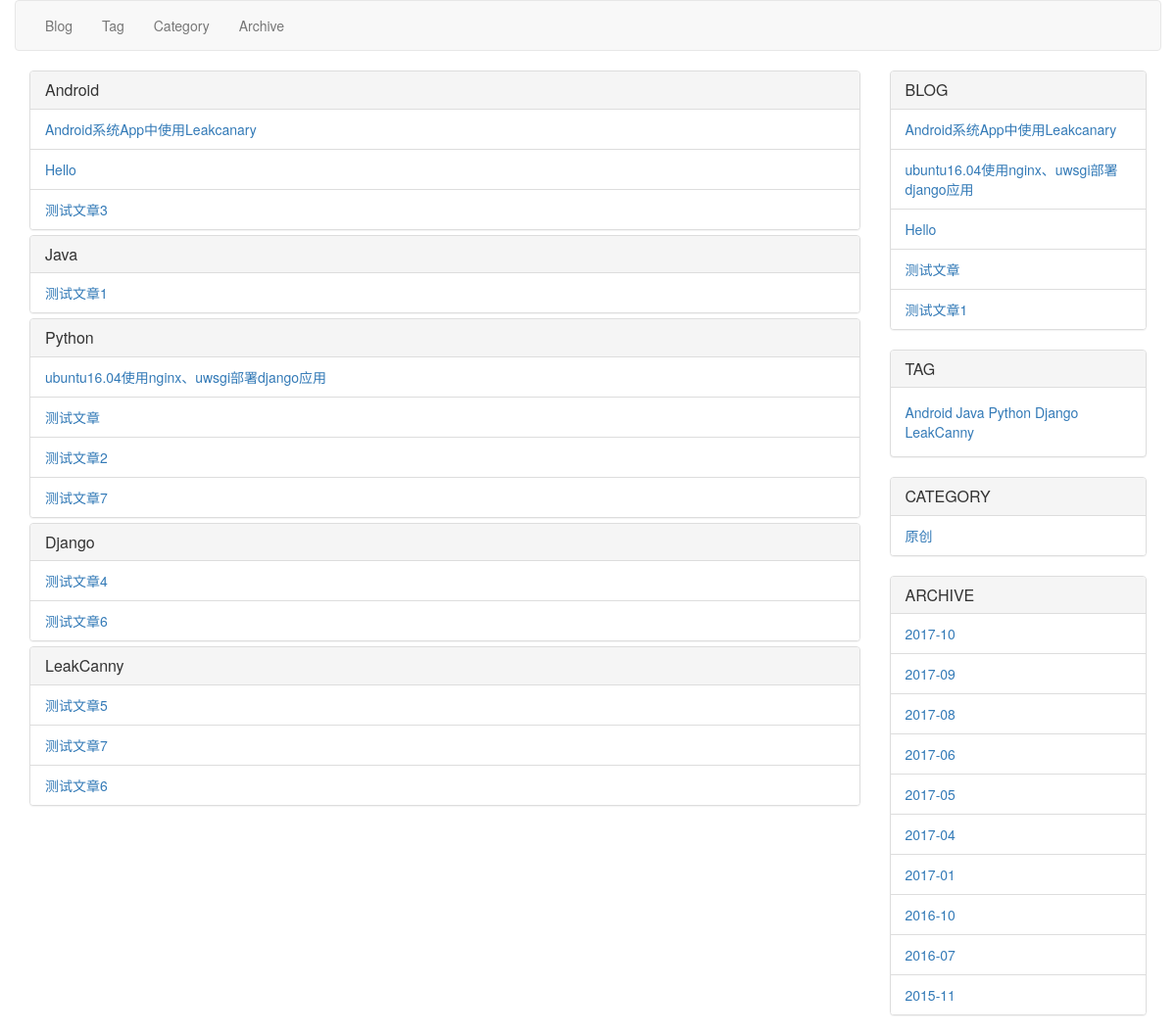
The page /blog/tag/ on the database its author committed.
### blog/models.py (models this page shows, shortened)
class Tag(models.Model):
    name = models.CharField(max_length=100)
    def get_absolute_url(self):
        return '%s#%s' % (reverse('blog:tag'), self.name)

class Post(models.Model):
    title = models.CharField(max_length=100)
    body = models.TextField()
    created_time = models.DateTimeField(default=timezone.now)
    modified_time = models.DateTimeField(auto_now=True)
    excerpt = models.CharField(max_length=200, blank=True)
    views = models.PositiveIntegerField(default=0)
    author = models.ForeignKey(User)
    category = models.ForeignKey(Category)
    tags = models.ManyToManyField(Tag, blank=True)
    def get_absolute_url(self):
        return reverse('blog:detail', kwargs={'pk': self.pk})
    class Meta:
        ordering = ['-created_time']

class Category(models.Model):
    name = models.CharField(max_length=100)
    def get_absolute_url(self):
        return '%s#%s' % (reverse('blog:category'), self.name)

### blog/views.py (the view)
class TagView(ListView):
    context_object_name = 'tags'
    template_name = 'blog/tags.html'
    queryset = Tag.objects.annotate(post_num=Count('post')).filter(post_num__gt=0)

### blog/templatetags/post_tags.py (called while the page is built)
@register.simple_tag
def get_tags(*args, **kwargs):
    return Tag.objects.annotate(post_num=Count('post')).filter(post_num__gt=0)

@register.simple_tag
def get_categories(*args, **kwargs):
    return Category.objects.all()

@register.simple_tag
def get_posts(num=None, *args, **kwargs):
    return Post.objects.all()[:num]

### blog/templates/blog/tags.html (shortened to what this page needs)
{% extends 'blog/base.html' %}
{% block body %}
    <div class="panel-group" id="accordion">
    {% for tag in tags %}
        <div class="panel panel-default" id="{{ tag.name }}">
            <div class="panel-heading">
                <h4 class="panel-title">
                    <a data-toggle="collapse" data-parent="" href="#_{{ tag.name }}">{{ tag.name }}</a>
                </h4>
            </div>
            <div id="_{{ tag.name }}" class="panel-collapse collapse in">
                    <ul class="list-group">
                        {% for post in tag.post_set.all %}
                            <li class="list-group-item"><a href="{{ post.get_absolute_url }}">{{ post.title }}</a></li>
                        {% endfor %}
                    </ul>
            </div>
        </div>
    {% endfor %}
    </div>
{% endblock %}

### blog/templates/blog/base.html (shortened to what this page needs)
<!DOCTYPE html>
<html lang="cn">
<head>
    {% load static %}
    <link href="https://cdn.bootcss.com/bootstrap/3.3.7/css/bootstrap.min.css" rel="stylesheet">
</head>
{% load post_tags %}
<body>
<div class="container">
    <div class="row">
        {% block navbar %}
            <nav class="navbar navbar-default">
                <div class="container-fluid">
                    <div>
                        <ul class="nav navbar-nav">
                            <li><a href="{% url 'blog:index' %}">Blog</a></li>
                            <li><a href="{% url 'blog:tag' %}">Tag</a></li>
                            <li><a href="{% url 'blog:category' %}">Category</a></li>
                            <li><a href="{% url 'blog:archive' %}">Archive</a></li>
                        </ul>
                    </div>
                </div>
            </nav>
        {% endblock %}
    </div>
</div>
<div class="content-body container">
    <div class="row">
        <div class="col-md-9">
            {% block body %}{% endblock %}
        </div>
        <div class="col-md-3">
            {% block sidebar %}
                <div class="panel panel-default">
                    <div class="panel-heading">
                        <h3 class="panel-title">BLOG</h3>
                    </div>
                    {% get_posts 5 as recent_post %}
                    <ul class="list-group">
                        {% for p in recent_post %}
                            <li class="list-group-item"><a href="{{ p.get_absolute_url }}">{{ p.title }}</a></li>
                        {% endfor %}
                    </ul>
                </div>
                <div class="panel panel-default">
                    <div class="panel-heading">
                        <h3 class="panel-title">TAG</h3>
                    </div>
                    {% get_tags as tags %}
                    <div class="panel-body">
                        {% for t in tags %}
                            <span><a href="{{ t.get_absolute_url }}">{{ t.name }}</a></span>
                        {% endfor %}
                    </div>
                </div>
                <div class="panel panel-default">
                    <div class="panel-heading">
                        <h3 class="panel-title">CATEGORY</h3>
                    </div>
                    {% get_categories as categories %}
                    <ul class="list-group">
                        {% for c in categories %}
                            <li class="list-group-item"><a href="{{ c.get_absolute_url }}">{{ c.name }}</a></li>
                        {% endfor %}
                    </ul>
                </div>
                <div class="panel panel-default">
                    <div class="panel-heading">
                        <h3 class="panel-title">ARCHIVE</h3>
                    </div>
                    <ul class="list-group">
                        {% get_posts as posts %}
                        {% regroup posts by created_time.year as posts_by_year %}
                        {% for year in posts_by_year %}
                            {% regroup year.list by created_time.month as posts_by_month %}
                            {% for month in posts_by_month %}
                                <li class="list-group-item"><a href="{% url 'blog:archive' %}#{{ year.grouper }}{{ month.grouper|stringformat:'02d' }}">
                                    {{ year.grouper }}-{{ month.grouper|stringformat:"02d" }}</a>
                                </li>
                            {% endfor %}
                        {% endfor %}
                    </ul>
                </div>
            {% endblock %}
        </div>
    </div>
</div>
</body>
</html>

### rows shown on the page
Tag: name "Android"
Post: title "Android系统App中使用Leakcanary"
Post: title "Hello"
Post: title "测试文章3"
Tag: name "Java"
Post: title "测试文章1"
Tag: name "Python"
Post: title "ubuntu16.04使用nginx、uwsgi部署django应用"
Post: title "测试文章"
Post: title "测试文章2"
Post: title "测试文章7"
Tag: name "Django"
Post: title "测试文章4"
Post: title "测试文章6"
Tag: name "LeakCanny"
Post: title "测试文章5"
Category: name "原创"

### other values the page prints
{{ year.grouper }} "2017" "2017" "2017" "2017" "2017" "2017" "2017" "2016" "2016" "2015"
{{ month.grouper|stringformat:"02d" }} "10" "09" "08" "06" "05" "04" "01" "10" "07" "11"
